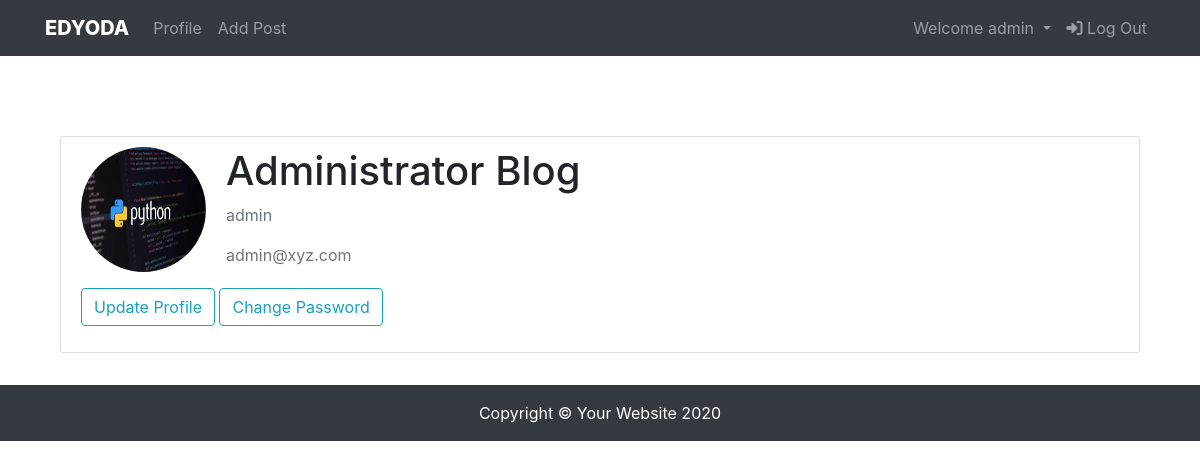
The app's page /account/profile/20 (signed in) with its own data.
### account/models.py (models this page shows, shortened)
class User(AbstractUser):
    email = models.EmailField(unique=True)
    pic = models.ImageField(default='media/default.jpg', upload_to='account', blank=True)
    bio = models.TextField(blank=True)
    REQUIRED_FIELDS = ('email',)

### account/views.py (the view)
# urls.py: path('profile/<int:pk>', UserProfileView.as_view(), name='profile'),
class UserProfileView(LoginRequiredMixin, CreateView):
    model = models.User
    form_class = forms.UserProfileForm
    login_url = reverse_lazy('login')
    template_name = 'registration/profile.html'
    pk_url_kwarg = 'pk'

### templates/registration/profile.html
{% extends 'blog/base.html' %}
{% load crispy_forms_tags %}
{% load static %}
{% block css-content %}
<link rel="stylesheet" href="{% static 'registration/css/main.css' %}" type="text/css">
{% endblock css-content %}
{% block content %}
<div class="container" style="margin-top: 5rem; margin-bottom: 2rem;">
    <div class="content-section">
        <div class="media">
            {% if user.pic.url %}
                <img class="rounded-circle account-img" src="{{ user.pic.url }}">
            {% else %}
                <img class="rounded-circle account-img" src="media/default.jpg">
            {% endif %}
            <div class="media-body">
                <h2 class="account-heading"> {{ user.first_name }} {{ user.last_name }} </h2>
                <p class="text-secondary">{{ user.username }}</h2>
                <p class="text-secondary">{{ user.email }}</p>
            </div>
        </div>
        <div class="form-group">
            <span><a href="{% url 'update' user.id %}" class="btn btn-outline-info">Update Profile</a></span>
            <span><a href="{% url 'password_change' %}" class="btn btn-outline-info">Change Password</a></span>
        </div>
    </div>
</div>
{% endblock content %}

### templates/blog/base.html (shortened to what this page needs)
<!DOCTYPE html>
{% load static %}
<html lang="en">
<head>
    <link rel="stylesheet" href="https://stackpath.bootstrapcdn.com/bootstrap/4.5.0/css/bootstrap.min.css"
>
    <link rel="stylesheet" href="{% static 'blog/css/main.css' %}">
    {% block css-content %}
    {% endblock css-content %}
</head>
<body>
    <nav class="navbar navbar-expand-lg navbar-dark bg-dark fixed-top">
        <div class="container">
            <a class="navbar-brand" href="{% url 'home' %}">EDYODA</a>
            <div class="collapse navbar-collapse" id="collapsibleNavbar">
                <ul class="navbar-nav mr-auto">
                    {% if user.is_authenticated %}
                        <li class="nav-item">
                            <a class="nav-link" href="{% url 'profile' user.id %}">Profile</a>
                        </li>
                        <li class="nav-item">
                            <a class="nav-link" href="{% url 'createpost' %}">Add Post</a>
                        </li>
                    {% endif %}
                </ul>
                <ul class="nav navbar-nav ml-auto">
                    {% if user.is_authenticated %}
                    <li class="nav-item dropdown">
                        <a class="nav-link dropdown-toggle" href="#" id="navbardrop" data-toggle="dropdown">
                            Welcome {{ user.get_username }}
                        </a>
                      </li>
                    <li class="nav-item">
                        <a class="nav-link" href="{% url 'logout' %}"><span class="fas fa-sign-in-alt"></span> Log
                            Out</a>
                    </li>
                    {% endif %}
                </ul>
            </div>
        </div>
    </nav>
    <div class="container my-4">
        {% block content %}
        {% endblock content %}
    </div>
    <footer class="py-3 bg-dark">
        <div class="container">
            <p class="m-0 text-center text-white">Copyright &copy; Your Website 2020</p>
        </div>
    </footer>
</body>
</html>

### static/blog/css/main.css (style rules this page uses)
body { padding-top: 56px; }
.navbar-brand { font-weight: 800 !important; }

### static/registration/css/main.css (style rules this page uses)
.content-section { background: #ffffff; padding: 10px 20px; border: 1px solid #dddddd; border-radius: 3px; margin-bottom: 20px; }
.account-img { height: 125px; width: 125px; margin-right: 20px; margin-bottom: 16px; }
.account-heading { font-size: 2.5rem; }

### records on screen
User: get_username "admin", pic (picture), first_name "Administrator", last_name "Blog", username "admin", email "admin@xyz.com"
